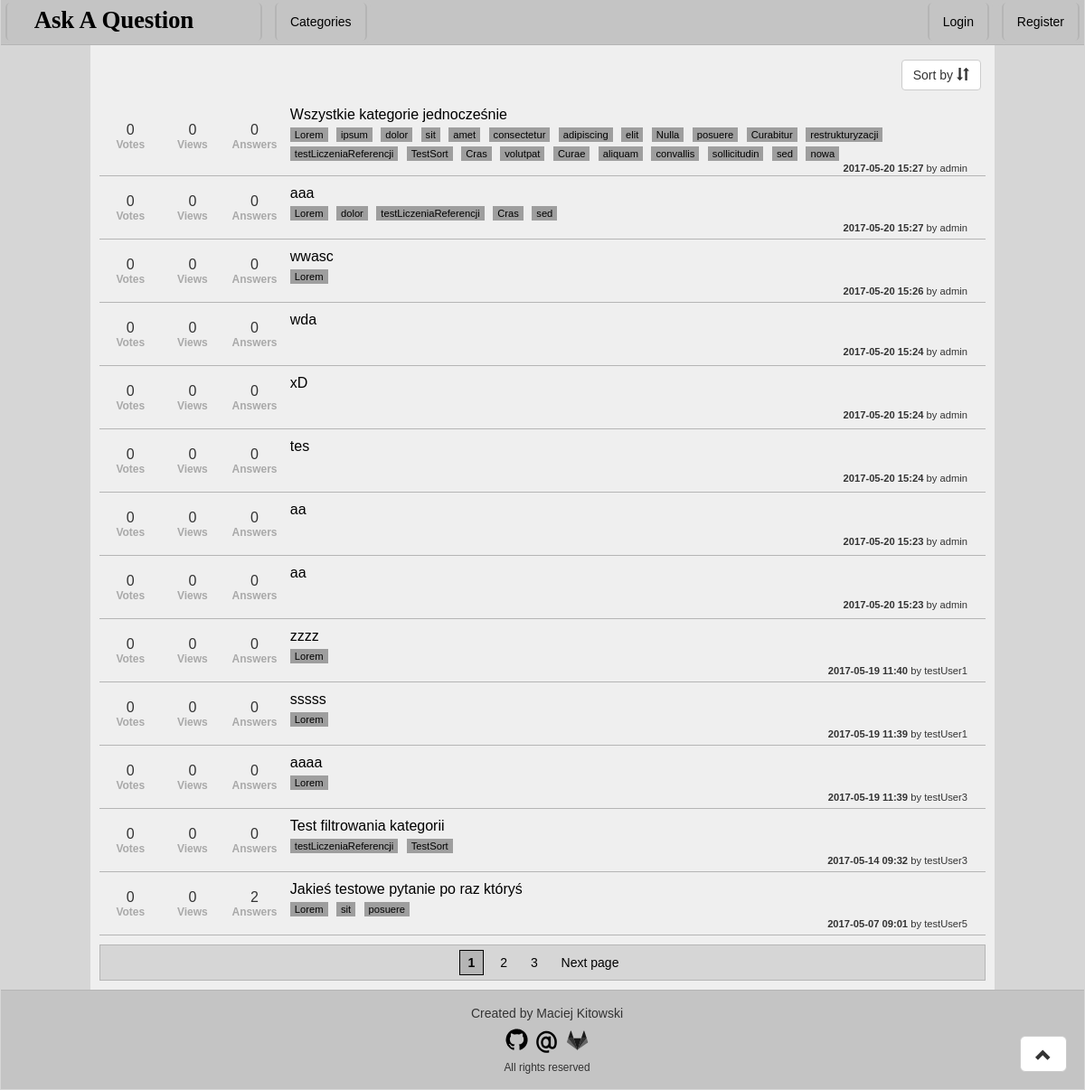
The app's page /, older data.
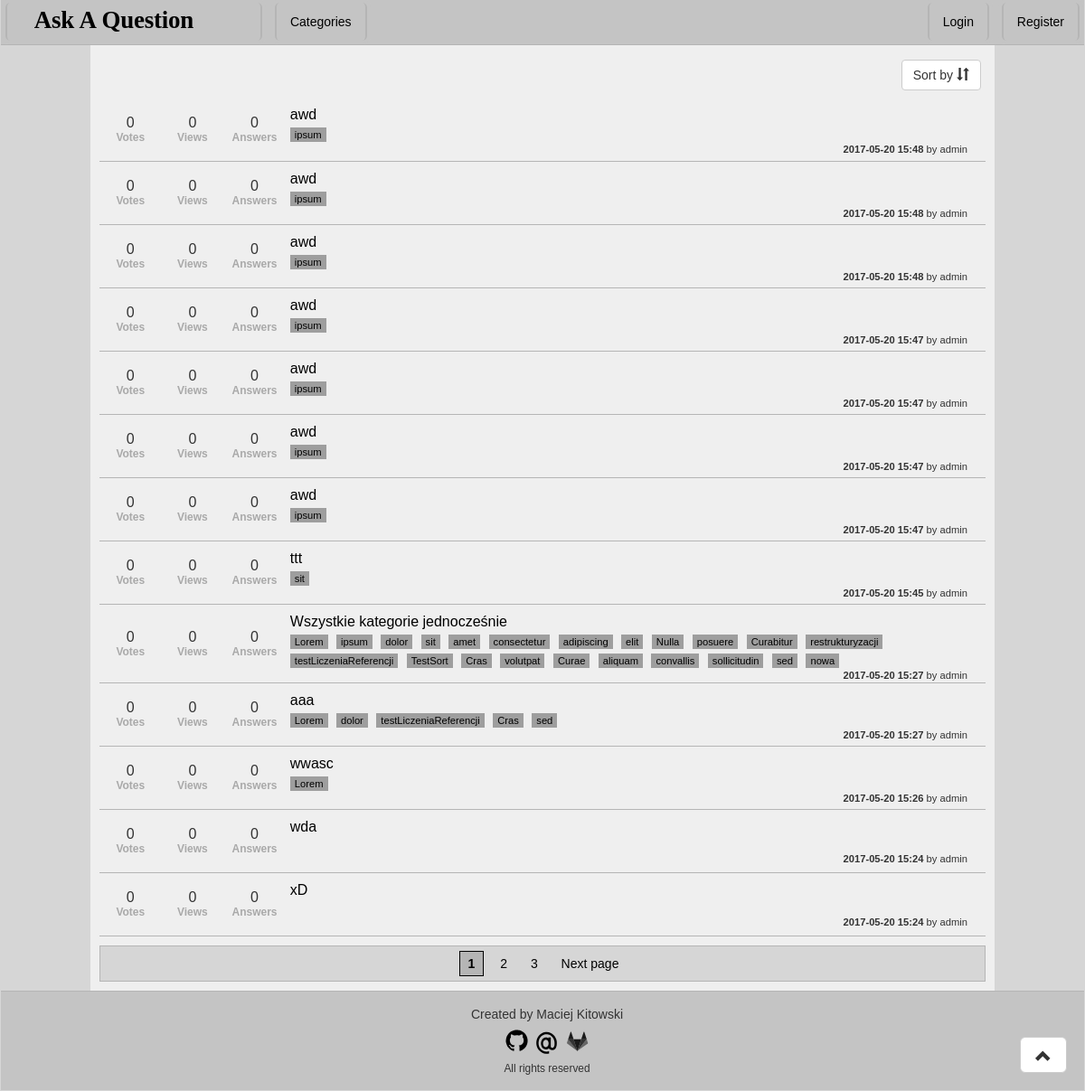
The same page, newer data.
### Question/models.py (models this page shows, shortened)
class Question(models.Model):
    author = models.ForeignKey(User)
    title = models.CharField('Title', max_length = 255)
    askDate = models.DateTimeField('Ask Date', auto_now_add=True)
    content = models.TextField('Content')
    views = models.PositiveIntegerField('Views', default=0)
    votes = models.IntegerField('Votes', default=0)
    categories = models.ManyToManyField(Category, verbose_name = 'Categories', blank = True)
    answers = models.ManyToManyField(Answer, verbose_name = 'Answers', blank = True)
    class Meta:
        verbose_name = 'Question'
        verbose_name_plural = 'Questions'

class Category(models.Model):
    name = models.SlugField('Name')
    class Meta:
        verbose_name = 'Category'
        verbose_name_plural = 'Categories'
    def __unicode__(self):
        return self.name
    def countReferences(obj):
        return Question.objects.filter(categories__in=[obj]).count()
    countReferences.short_description = 'References'

### Question/views.py (the view)
# urls.py: url(r'^(?P<page>[\d]*)/?$', views.IndexView.as_view(), name='index'),
class IndexView(generic.ListView):
    template_name = 'index.html'
    context_object_name = 'questions'
    model = models.Question
    paginate_by = 13
    def get_queryset(self):
        sortbyColumn = {'date-asc':'askDate', 'date-desc':'-askDate', 'votes-asc':'votes', 'votes-desc':'-votes', 'views-asc':'views', 'views-desc':'-views', 'answers-asc':'answersCount', 'answers-desc':'-answersCount' }
        qr = super(IndexView, self).get_queryset()
        qr = qr.annotate(answersCount=Count('answers'))
        if 'category' in self.kwargs:
            qr = qr.filter(categories__name__iexact = self.kwargs['category'])
        if 'sortby' in self.kwargs and self.kwargs['sortby'] in sortbyColumn:
            qr = qr.order_by(sortbyColumn[self.kwargs['sortby']])
        else:
            qr = qr.order_by(sortbyColumn['date-desc'])
        return qr

### Question/templates/index.html (shortened to what the changed rows need)
{% extends 'base.html' %}
{% load staticfiles %}
{% block CSS %}
    <link rel="stylesheet" href="{% static 'css/index.css' %}">
{% endblock %}
{% block content %}
    <table>
        {% for question in questions %}
            <tr>
                <td class="votes">
                    {{ question.votes }} <br/>
                    <small>Votes</small>
                </td>
                <td class="views">
                    {{ question.views }} <br/>
                    <small>Views</small>
                </td>
                <td class ="answers">
                    {{ question.answersCount }} <br/>
                    <small>Answers</small>
                </td>
                <td class="question">
                    <a href="question/{{ question.pk }}">{{ question.title }}</a> <br/>
                    {% for cat in question.categories.all %}
                        <a href = "/category/{{ cat }}/1" class = "category">{{ cat }}</a>
                    {% endfor %}
                    <br/>
                    <div class="detail"><b>{{ question.askDate|date:'Y-m-d H:i' }}</b> by {{ question.author }}</div>
                </td>
            </tr>
        {% empty %}
            <tr><th>Nobody asked a question</th></tr>
        {% endfor %}
    </table>
    {% if is_paginated %}
        <div id="pageNumbers">
            {% if request.resolver_match.kwargs.category %}
                {% if request.resolver_match.kwargs.sortby %}
                    {% if page_obj.has_previous %}
                        <a href="{% url 'index' category=request.resolver_match.kwargs.category page=page_obj.previous_page_number sortby=request.resolver_match.kwargs.sortby %}" class="page">Previous page</a>
                    {% endif %}
                    {% for pageNumber in page_obj.paginator.page_range %}
                        {% if pageNumber == page_obj.number %}
                            <a href="#" class="currentPage"> {{ pageNumber }} </a>
                        {% else %}
                            <a href="{% url 'index' category=request.resolver_match.kwargs.category page=pageNumber sortby=request.resolver_match.kwargs.sortby %}" class="page"> {{ pageNumber }} </a>
                        {% endif %}
                    {% endfor %}
                    {% if page_obj.has_next %}
                        <a href="{% url 'index' category=request.resolver_match.kwargs.category page=page_obj.next_page_number sortby=request.resolver_match.kwargs.sortby %}" class="page">Next page</a>
                    {% endif %}
                {% else %}
                    {% if page_obj.has_previous %}
                        <a href="{% url 'index' category=request.resolver_match.kwargs.category page=page_obj.previous_page_number sortby='' %}" class="page">Previous page</a>
                    {% endif %}
                    {% for pageNumber in page_obj.paginator.page_range %}
                        {% if pageNumber == page_obj.number %}
                            <a href="#" class="currentPage"> {{ pageNumber }} </a>
                        {% else %}
                            <a href="{% url 'index' category=request.resolver_match.kwargs.category page=pageNumber sortby='' %}" class="page"> {{ pageNumber }} </a>
                        {% endif %}
                    {% endfor %}
                    {% if page_obj.has_next %}
                        <a href="{% url 'index' category=request.resolver_match.kwargs.category page=page_obj.next_page_number sortby='' %}" class="page">Next page</a>
                    {% endif %}
                {% endif %}
            {% else %}
                {% if request.resolver_match.kwargs.sortby %}
                    {% if page_obj.has_previous %}
                        <a href="{% url 'index' page=page_obj.previous_page_number sortby=request.resolver_match.kwargs.sortby %}" class="page">Previous page</a>
                    {% endif %}
                    {% for pageNumber in page_obj.paginator.page_range %}
                        {% if pageNumber == page_obj.number %}
                            <a href="#" class="currentPage"> {{ pageNumber }} </a>
                        {% else %}
                            <a href="{% url 'index' page=pageNumber sortby=request.resolver_match.kwargs.sortby %}" class="page"> {{ pageNumber }} </a>
                        {% endif %}
                    {% endfor %}
                    {% if page_obj.has_next %}
                        <a href="{% url 'index' page=page_obj.next_page_number sortby=request.resolver_match.kwargs.sortby %}" class="page">Next page</a>
                    {% endif %}
                {% else %}
                    {% for pageNumber in page_obj.paginator.page_range %}
                        {% if pageNumber == page_obj.number %}
                            <a href="#" class="currentPage"> {{ pageNumber }} </a>
                        {% else %}
                            <a href="{% url 'index' page=pageNumber %}" class="page"> {{ pageNumber }} </a>
                        {% endif %}
                    {% endfor %}
                    {% if page_obj.has_next %}
                        <a href="{% url 'index' page=page_obj.next_page_number %}" class="page">Next page</a>
                    {% endif %}
                {% endif %}
            {% endif %}
        </div>
    {% endif %}
{% endblock %}

Row changes from the older to the newer data that the page shows:
no longer on this page (row unchanged): Question: votes "0", views "0", answersCount "0", title "tes", askDate "2017-05-20 15:24", author "admin"
no longer on this page (row unchanged): Question: votes "0", views "0", answersCount "0", title "aa", askDate "2017-05-20 15:23", author "admin"
no longer on this page (row unchanged): Question: votes "0", views "0", answersCount "0", title "aa", askDate "2017-05-20 15:23", author "admin"
no longer on this page (row unchanged): Question: votes "0", views "0", answersCount "0", title "zzzz", askDate "2017-05-19 11:40", author "testUser1", Category (name "Lorem")
no longer on this page (row unchanged): Question: votes "0", views "0", answersCount "0", title "sssss", askDate "2017-05-19 11:39", author "testUser1", Category (name "Lorem")
no longer on this page (row unchanged): Question: votes "0", views "0", answersCount "0", title "aaaa", askDate "2017-05-19 11:39", author "testUser3", Category (name "Lorem")
no longer on this page (row unchanged): Question: votes "0", views "0", answersCount "0", title "Test filtrowania kategorii", askDate "2017-05-14 09:32", author "testUser3", Category (name "testLiczeniaReferencji"), Category (name "TestSort")
no longer on this page (row unchanged): Question: votes "0", views "0", answersCount "2", title "Jakieś testowe pytanie po raz któryś", askDate "2017-05-07 09:01", author "testUser5", Category (name "Lorem"), Category (name "sit"), Category (name "posuere")
added Question: votes "0", views "0", answersCount "0", title "awd", askDate "2017-05-20 15:48", author "admin", Category (name "ipsum")
added Question: votes "0", views "0", answersCount "0", title "awd", askDate "2017-05-20 15:48", author "admin", Category (name "ipsum")
added Question: votes "0", views "0", answersCount "0", title "awd", askDate "2017-05-20 15:48", author "admin", Category (name "ipsum")
added Question: votes "0", views "0", answersCount "0", title "awd", askDate "2017-05-20 15:47", author "admin", Category (name "ipsum")
added Question: votes "0", views "0", answersCount "0", title "awd", askDate "2017-05-20 15:47", author "admin", Category (name "ipsum")
added Question: votes "0", views "0", answersCount "0", title "awd", askDate "2017-05-20 15:47", author "admin", Category (name "ipsum")
added Question: votes "0", views "0", answersCount "0", title "awd", askDate "2017-05-20 15:47", author "admin", Category (name "ipsum")
added Question: votes "0", views "0", answersCount "0", title "ttt", askDate "2017-05-20 15:45", author "admin", Category (name "sit")
